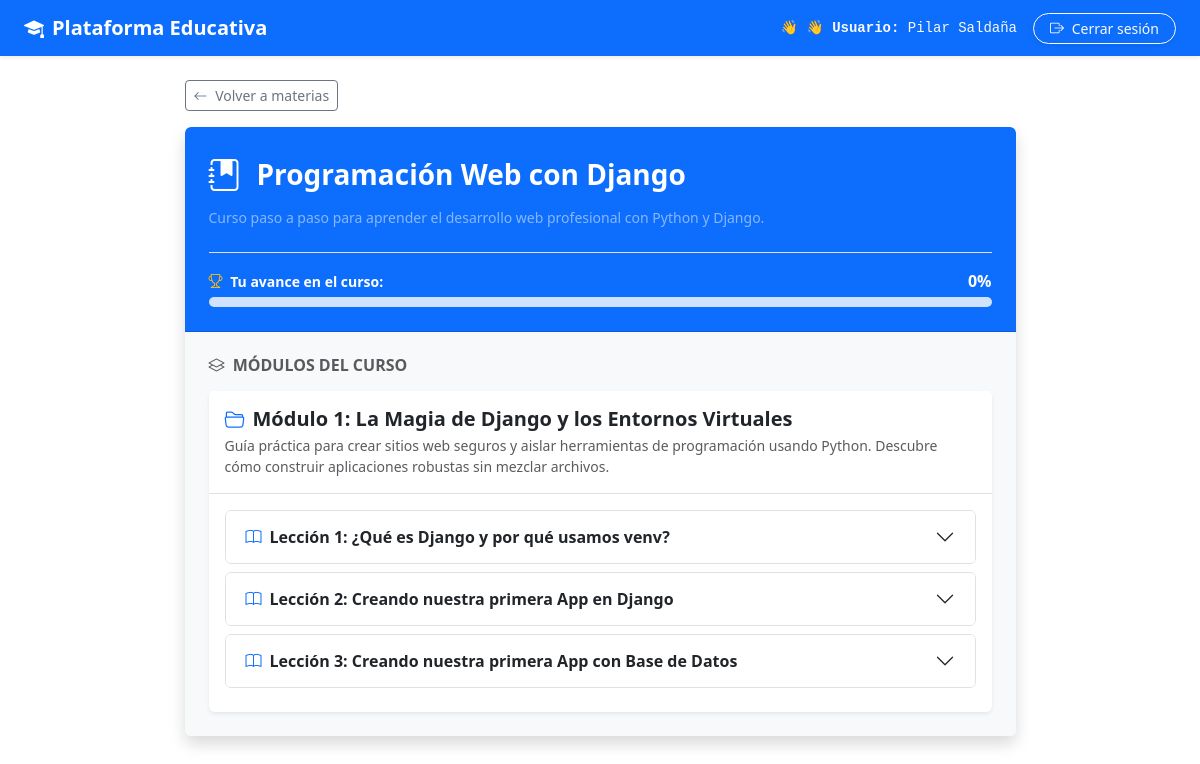
Screenshot of /espacio/6/ (signed in) with the database file from the repository.
### usuarios/models.py (models this page shows, shortened)
class Usuario(AbstractUser):
    dni = models.CharField(
        max_length=20,
        unique=True,
        null=True,
        blank=True
    )

### educacion/models.py (models this page shows, shortened)
class EspacioEducativo(models.Model):
    nombre = models.CharField(
        max_length=200
    )
    descripcion = RichTextField(
        blank=True
    )
    fecha_creacion = models.DateTimeField(
        auto_now_add=True
    )
    activo = models.BooleanField(
        default=True
    )
    class Meta:
        verbose_name = 'Espacio educativo'
        verbose_name_plural = 'Espacios educativos'

class Modulo(models.Model):
    espacio_educativo = models.ForeignKey(
        EspacioEducativo,
        on_delete=models.CASCADE,
        related_name='modulos'
    )
    nombre = models.CharField(
        max_length=200
    )
    descripcion = RichTextField(
        blank=True
    )
    orden = models.PositiveIntegerField(
        default=1
    )
    activo = models.BooleanField(
        default=True
    )
    class Meta:
        verbose_name = 'Módulo'
        verbose_name_plural = 'Módulos'

class Leccion(models.Model):
    modulo = models.ForeignKey(
        Modulo,
        on_delete=models.CASCADE,
        related_name='lecciones'
    )
    titulo = models.CharField(
        max_length=200
    )
    descripcion = RichTextField(
        blank=True
    )
    orden = models.PositiveIntegerField(
        default=1
    )
    activo = models.BooleanField(
        default=True
    )
    class Meta:
        verbose_name = 'Lección'
        verbose_name_plural = 'Lecciones'

### educacion/views.py (the view, shortened to what this page needs)
@login_required
def detalle_espacio(request, espacio_id):
    espacio = get_object_or_404(
        EspacioEducativo,
        id=espacio_id,
        activo=True
    )
    modulos = espacio.modulos.filter(
        activo=True
    ).order_by('orden').prefetch_related(
        Prefetch(
            'lecciones',
            queryset=Leccion.objects.filter(activo=True).order_by('orden')
        ),
        'lecciones__contenidos',
        'lecciones__actividades'
    )
    porcentaje_avance, actividades_resueltas_ids = obtener_progreso_estudiante(request.user, espacio)
    return render(
        request,
        'educacion/detalle_espacio.html',
        {
            'espacio': espacio,
            'modulos': modulos,
            'porcentaje_avance': porcentaje_avance,
            'actividades_resueltas_ids': actividades_resueltas_ids,
            'estudiante': request.user,
        }
    )

### educacion/templates/educacion/detalle_espacio.html (shortened to what this page needs)
{% extends 'base.html' %}
{% load markdown_extras %}
{% block content %}
<div class="row justify-content-center my-4">
    <div class="col-12 col-lg-10 col-xl-9">
        <a href="{% url 'educacion:inicio' %}" class="btn btn-outline-secondary btn-sm mb-3">
            <i class="bi bi-arrow-left me-1"></i> Volver a materias
        </a>
        <div class="card shadow border-0 overflow-hidden">
            <div class="card-header bg-primary text-white p-4">
                <div class="d-flex align-items-center mb-2">
                    <i class="bi bi-journal-bookmark-fill fs-2 me-3"></i>
                    <h1 class="h3 fw-bold mb-0">{{ espacio.nombre }}</h1>
                </div>
                {% if espacio.descripcion %}
                <p class="text-white-50 mb-0 small">
                    {{ espacio.descripcion|safe }}
                </p>
                {% endif %}
                <div class="mt-4 pt-3 border-top border-white-50">
                    <div class="d-flex justify-content-between align-items-center mb-1">
                        <span class="fw-semibold text-white small">
                            <i class="bi bi-trophy me-1 text-warning"></i> Tu avance en el curso:
                        </span>
                        <span class="fw-bold text-white fs-6">{{ porcentaje_avance }}%</span>
                    </div>
                    <div class="progress bg-primary-subtle" style="height: 10px;">
                    </div>
                </div>
            </div>
            <div class="card-body p-3 p-md-4 bg-light">
                <h2 class="h6 text-uppercase fw-bold text-muted mb-3 tracking-wide">
                    <i class="bi bi-layers me-1"></i> Módulos del Curso
                </h2>
                <div class="d-flex flex-column gap-3">
                    {% for modulo in modulos %}
                    <div class="card border-0 shadow-sm">
                        <div class="card-header bg-white border-bottom p-3">
                            <h3 class="h5 mb-1 fw-bold text-dark">
                                <i class="bi bi-folder2-open me-2 text-primary"></i>Módulo {{ modulo.orden }}: {{ modulo.nombre }}
                            </h3>
                            {% if modulo.descripcion %}
                            <p class="text-muted small mb-0">{{ modulo.descripcion|safe }}</p>
                            {% endif %}
                        </div>
                        <div class="card-body p-3">
                            <div class="accordion accordion-flush" id="acordeonModulo{{ modulo.id }}">
                                {% for leccion in modulo.lecciones.all %}
                                {% if leccion.activo %}
                                <div class="accordion-item border rounded mb-2 overflow-hidden bg-white">
                                    <h4 class="accordion-header" id="headingLeccion{{ leccion.id }}">
                                        <button class="accordion-button collapsed fw-semibold text-dark py-3" type="button"
                                            data-bs-toggle="collapse" data-bs-target="#collapseLeccion{{ leccion.id }}"
                                            aria-expanded="false" aria-controls="collapseLeccion{{ leccion.id }}">
                                            <i class="bi bi-book me-2 text-primary"></i>
                                            Lección {{ leccion.orden }}: {{ leccion.titulo }}
                                        </button>
                                    </h4>
                                </div>
                                {% endif %}
                                {% empty %}
                                <p class="text-muted small mb-0 p-2">No hay lecciones cargadas en este módulo.</p>
                                {% endfor %}
                            </div>
                        </div>
                    </div>
                    {% empty %}
                    <div class="alert alert-info shadow-sm mb-0">
                        <i class="bi bi-info-circle-fill me-2"></i> Este espacio educativo aún no cuenta con módulos publicados.
                    </div>
                    {% endfor %}
                </div>
            </div>
        </div>
    </div>
</div>
{% endblock %}

### templates/base.html (shortened to what this page needs)
{% load static %}
<!DOCTYPE html>
<html lang="es">
<head>
    <link href="https://cdn.jsdelivr.net/npm/bootstrap@5.3.3/dist/css/bootstrap.min.css" rel="stylesheet">
    <link rel="stylesheet" href="https://cdn.jsdelivr.net/npm/bootstrap-icons@1.11.3/font/bootstrap-icons.min.css">
    <link rel="stylesheet" href="{% static 'css/estilos.css' %}">
</head>
<body>
    {% if user.is_authenticated %}
    <nav class="navbar navbar-expand-lg navbar-dark bg-primary mb-4 shadow-sm">
        <div class="container-fluid px-4">
            <a class="navbar-brand fw-bold" href="{% url 'educacion:inicio' %}">
                <i class="bi bi-mortarboard-fill me-2"></i>Plataforma Educativa
            </a>
            <div class="collapse navbar-collapse" id="navbarNav">
                <ul class="navbar-nav ms-auto align-items-center gap-3 mt-2 mt-lg-0">
                    <li class="nav-item text-light font-monospace small">
                        👋 👋 <strong>Usuario:</strong> {{ user.get_full_name|default:user.username }}
                    </li>
                    <li class="nav-item">
                        <form method="post" action="{% url 'logout' %}" class="d-inline">
                            <button type="submit" class="btn btn-outline-light btn-sm rounded-pill px-3 shadow-sm">
                                <i class="bi bi-box-arrow-right me-1"></i> Cerrar sesión
                            </button>
                        </form>
                    </li>
                </ul>
            </div>
        </div>
    </nav>
    {% endif %}
    <main class="container">
        {% block content %}
        {% endblock %}
    </main>
</body>
</html>

### static/css/estilos.css (style rules this page uses)
.navbar-brand { transition: 0.3s; }

### rows the page displays
Usuario: get_full_name "Pilar Saldaña"
EspacioEducativo: nombre "Programación Web con Django", descripcion "Curso paso a paso para aprender el desarrollo web profesional con Python y Django."
Modulo: orden "1", nombre "La Magia de Django y los Entornos Virtuales", descripcion "Guía práctica para crear sitios web seguros y aislar herramientas de programación usando Python. Descubre cómo construir aplicaciones robustas sin mezclar archivos."
Leccion: orden "1", titulo "¿Qué es Django y por qué usamos venv?"
Leccion: orden "2", titulo "Creando nuestra primera App en Django"
Leccion: orden "3", titulo "Creando nuestra primera App con Base de Datos"

### other values shown
{{ porcentaje_avance }} "0"
